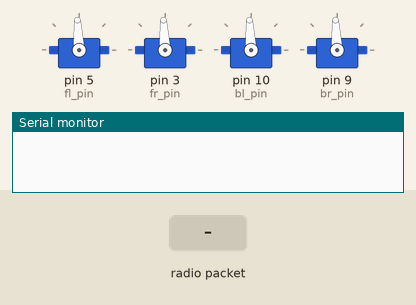
Simulated run of this sketch. Board: Arduino Uno, built with avr-gcc and run on an emulated ATmega328P. Shown: 4 × servo, the last lines printed to the serial monitor. The test bench sets the inputs (shaded band). No radio packets arrive unless stated.

Above: at 1.2 s.
1.3 s: radio packet "1" arrives
At 1.6 s:
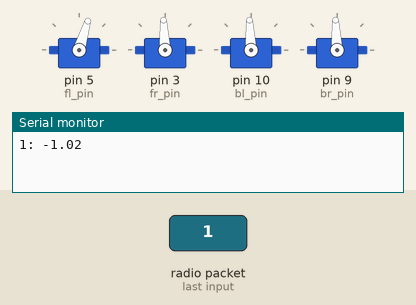
Timing chart, 0 to 4.3 s (numbered marks = the images above; inputs shaded):
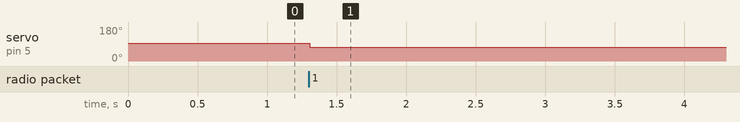

The sketch:

code-chassis.ino
```cpp
/*
   Meccanum Drive RC Car Controller
   by Harvey Shi
   v1.0
*/

#include <VirtualWire.h>
#include <ServoTimer2.h>

#define recievePin 2
#define fl_pin 5
#define fr_pin 3
#define bl_pin 10
#define br_pin 9
ServoTimer2 front_left, front_right, back_left, back_right;

void setup() {
  Serial.begin(9600);
  vw_set_rx_pin(recievePin);
  vw_setup(2000);
  vw_rx_start();

  front_left.attach(fl_pin);
  front_right.attach(fr_pin);
  back_left.attach(bl_pin);
  back_right.attach(br_pin);

  fl(0); fr(0); bl(0); br(0);
}

void loop() {
  uint8_t buf[VW_MAX_MESSAGE_LEN];
  uint8_t buflen = VW_MAX_MESSAGE_LEN;

  vw_wait_rx();
  vw_get_message(buf, &buflen);

  for (int channel = 0; channel < buflen; channel++){
    float cmd = mapFloat(buf[channel],50, 150, -1.0, 1.0);
    Serial.println(String(channel+1) + ": " + cmd);

    switch (channel) {
      case 0:
        fl(cmd);
        break;
      case 1:
        fr(cmd);
        break;
      case 2:
        bl(cmd);
        break;
      case 3:
        br(cmd);
        break;
    }
  }
  Serial.println();
}

void fl(int dir){
  if(dir == 0){
    front_left.write(1500);
  } else{
    int cmd  = (int) mapFloat(dir, -1, 1, 1300, 1700);
    front_left.write(cmd);
  }
}

void fr(int dir){
  if(dir == 0){
    front_right.write(1500);
  } else{
    int cmd  = (int) mapFloat(dir, -1, 1, 1700, 1300);
    front_right.write(cmd);
  }
}

void bl(int dir){
  if(dir == 0){
    back_left.write(1500);
  } else{
    int cmd  = (int) mapFloat(dir, -1, 1, 1300, 1700);
    back_left.write(cmd);
  }
}

void br(int dir){
  if(dir == 0){
    back_right.write(1500);
  } else{
    int cmd  = (int) mapFloat(dir, -1, 1, 1700, 1300);
    back_right.write(cmd);
  }
}

float mapFloat(float x, float in_min, float in_max, float out_min, float out_max){
  return (float)(x - in_min) * (out_max - out_min) / (float)(in_max - in_min) + out_min;
}


/*
void setup() {
  front_left.attach(5);
  front_right.attach(3);
  back_left.attach(10);
  back_right.attach(9);
}

void loop() {
  left();
  delay(1000);
  right();
  delay(1000);
  forward();
  delay(1000);
}

void forward(){
  fl(1); fr(1);
  bl(1); br(1);
}

void backward(){
  fl(-1); fr(-1);
  bl(-1); br(-1);
}

void left(){
  fl(-1); fr(1);
  bl(1); br(-1);
}

void right(){
  fl(1); fr(-1);
  bl(-1); br(1);
}

void rotate(int dir){
if(dir == 1){ // clockwise
  fl(1);
  fr(-1);
  bl(1);
  br(-1);
}else{ // counterclockwise
  fl(-1);
  fr(1);
  bl(-1);
  br(1);
}
}
*/
```

Measured:
- after the input at 1.3 s, servo on pin 5 (fl_pin): 93° → 73° at once
